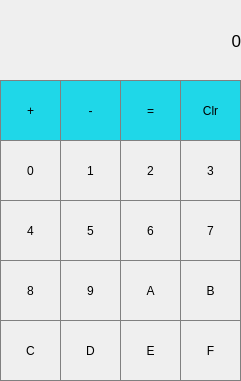
<?xml version="1.0" encoding="UTF-8"?>
<ui version="4.0">
 <class>Calculator</class>
 <widget class="QMainWindow" name="Calculator">
  <property name="geometry">
   <rect>
    <x>0</x>
    <y>0</y>
    <width>241</width>
    <height>381</height>
   </rect>
  </property>
  <property name="windowTitle">
   <string>MainWindow</string>
  </property>
  <widget class="QWidget" name="centralwidget">
   <widget class="QLabel" name="Display">
    <property name="geometry">
     <rect>
      <x>0</x>
      <y>0</y>
      <width>241</width>
      <height>81</height>
     </rect>
    </property>
    <property name="font">
     <font>
      <pointsize>13</pointsize>
      <italic>false</italic>
      <bold>false</bold>
      <underline>false</underline>
      <strikeout>false</strikeout>
     </font>
    </property>
    <property name="layoutDirection">
     <enum>Qt::LeftToRight</enum>
    </property>
    <property name="styleSheet">
     <string notr="true">QLabel {
    border: 1px solid gray;
 	background-color: #ccffff;
	color: black;
	qproperty-alignment: 'AlignVCenter | AlignRight';
}
background-color: rgb(204, 255, 255);</string>
    </property>
    <property name="text">
     <string>0</string>
    </property>
    <property name="textFormat">
     <enum>Qt::AutoText</enum>
    </property>
    <property name="alignment">
     <set>Qt::AlignRight|Qt::AlignTrailing|Qt::AlignVCenter</set>
    </property>
    <property name="margin">
     <number>5</number>
    </property>
    <property name="indent">
     <number>-1</number>
    </property>
   </widget>
   <widget class="QPushButton" name="OpAdd">
    <property name="geometry">
     <rect>
      <x>0</x>
      <y>80</y>
      <width>61</width>
      <height>61</height>
     </rect>
    </property>
    <property name="styleSheet">
     <string notr="true">QPushButton {
  background-color: #1fd7e8;
  color: black; 
  border: 1px solid gray;
}

QPushButton:pressed {
    background-color: qlineargradient(x1: 0, y1: 0, x2: 0, y2: 1,
                                      stop: 0 #FF7832, stop: 1 #FF9739);
}</string>
    </property>
    <property name="text">
     <string>+</string>
    </property>
   </widget>
   <widget class="QPushButton" name="OpSub">
    <property name="geometry">
     <rect>
      <x>60</x>
      <y>80</y>
      <width>61</width>
      <height>61</height>
     </rect>
    </property>
    <property name="styleSheet">
     <string notr="true">QPushButton {
  background-color: #1fd7e8;
  color: black; 
  border: 1px solid gray;
}

QPushButton:pressed {
    background-color: qlineargradient(x1: 0, y1: 0, x2: 0, y2: 1,
                                      stop: 0 #FF7832, stop: 1 #FF9739);
}</string>
    </property>
    <property name="text">
     <string>-</string>
    </property>
   </widget>
   <widget class="QPushButton" name="Equals">
    <property name="geometry">
     <rect>
      <x>120</x>
      <y>80</y>
      <width>61</width>
      <height>61</height>
     </rect>
    </property>
    <property name="styleSheet">
     <string notr="true">QPushButton {
  background-color: #1fd7e8;
  color: black; 
  border: 1px solid gray;
}

QPushButton:pressed {
    background-color: qlineargradient(x1: 0, y1: 0, x2: 0, y2: 1,
                                      stop: 0 #FF7832, stop: 1 #FF9739);
}</string>
    </property>
    <property name="text">
     <string>=</string>
    </property>
   </widget>
   <widget class="QPushButton" name="Clear">
    <property name="geometry">
     <rect>
      <x>180</x>
      <y>80</y>
      <width>61</width>
      <height>61</height>
     </rect>
    </property>
    <property name="styleSheet">
     <string notr="true">QPushButton {
  background-color: #1fd7e8;
  color: black; 
  border: 1px solid gray;
}

QPushButton:pressed {
    background-color: qlineargradient(x1: 0, y1: 0, x2: 0, y2: 1,
                                      stop: 0 #FF7832, stop: 1 #FF9739);
}</string>
    </property>
    <property name="text">
     <string>Clr</string>
    </property>
   </widget>
   <widget class="QPushButton" name="Button1">
    <property name="geometry">
     <rect>
      <x>60</x>
      <y>140</y>
      <width>61</width>
      <height>61</height>
     </rect>
    </property>
    <property name="styleSheet">
     <string notr="true">QPushButton {
   border: 1px solid gray;
}
QPushButton:pressed {
    background-color: qlineargradient(x1: 0, y1: 0, x2: 0, y2: 1,
                                      stop: 0 #dadbde, stop: 1 #f6f7fa);
}</string>
    </property>
    <property name="text">
     <string>1</string>
    </property>
   </widget>
   <widget class="QPushButton" name="Button0">
    <property name="geometry">
     <rect>
      <x>0</x>
      <y>140</y>
      <width>61</width>
      <height>61</height>
     </rect>
    </property>
    <property name="styleSheet">
     <string notr="true">QPushButton {
   border: 1px solid gray;
}
QPushButton:pressed {
    background-color: qlineargradient(x1: 0, y1: 0, x2: 0, y2: 1,
                                      stop: 0 #dadbde, stop: 1 #f6f7fa);
}</string>
    </property>
    <property name="text">
     <string>0</string>
    </property>
   </widget>
   <widget class="QPushButton" name="Button2">
    <property name="geometry">
     <rect>
      <x>120</x>
      <y>140</y>
      <width>61</width>
      <height>61</height>
     </rect>
    </property>
    <property name="styleSheet">
     <string notr="true">QPushButton {
   border: 1px solid gray;
}
QPushButton:pressed {
    background-color: qlineargradient(x1: 0, y1: 0, x2: 0, y2: 1,
                                      stop: 0 #dadbde, stop: 1 #f6f7fa);
}</string>
    </property>
    <property name="text">
     <string>2</string>
    </property>
   </widget>
   <widget class="QPushButton" name="Button3">
    <property name="geometry">
     <rect>
      <x>180</x>
      <y>140</y>
      <width>61</width>
      <height>61</height>
     </rect>
    </property>
    <property name="styleSheet">
     <string notr="true">QPushButton {
   border: 1px solid gray;
}
QPushButton:pressed {
    background-color: qlineargradient(x1: 0, y1: 0, x2: 0, y2: 1,
                                      stop: 0 #dadbde, stop: 1 #f6f7fa);
}</string>
    </property>
    <property name="text">
     <string>3</string>
    </property>
   </widget>
   <widget class="QPushButton" name="Button5">
    <property name="geometry">
     <rect>
      <x>60</x>
      <y>200</y>
      <width>61</width>
      <height>61</height>
     </rect>
    </property>
    <property name="styleSheet">
     <string notr="true">QPushButton {
   border: 1px solid gray;
}
QPushButton:pressed {
    background-color: qlineargradient(x1: 0, y1: 0, x2: 0, y2: 1,
                                      stop: 0 #dadbde, stop: 1 #f6f7fa);
}</string>
    </property>
    <property name="text">
     <string>5</string>
    </property>
   </widget>
   <widget class="QPushButton" name="Button4">
    <property name="geometry">
     <rect>
      <x>0</x>
      <y>200</y>
      <width>61</width>
      <height>61</height>
     </rect>
    </property>
    <property name="styleSheet">
     <string notr="true">QPushButton {
   border: 1px solid gray;
}
QPushButton:pressed {
    background-color: qlineargradient(x1: 0, y1: 0, x2: 0, y2: 1,
                                      stop: 0 #dadbde, stop: 1 #f6f7fa);
}</string>
    </property>
    <property name="text">
     <string>4</string>
    </property>
   </widget>
   <widget class="QPushButton" name="Button6">
    <property name="geometry">
     <rect>
      <x>120</x>
      <y>200</y>
      <width>61</width>
      <height>61</height>
     </rect>
    </property>
    <property name="styleSheet">
     <string notr="true">QPushButton {
   border: 1px solid gray;
}
QPushButton:pressed {
    background-color: qlineargradient(x1: 0, y1: 0, x2: 0, y2: 1,
                                      stop: 0 #dadbde, stop: 1 #f6f7fa);
}</string>
    </property>
    <property name="text">
     <string>6</string>
    </property>
   </widget>
   <widget class="QPushButton" name="Button7">
    <property name="geometry">
     <rect>
      <x>180</x>
      <y>200</y>
      <width>61</width>
      <height>61</height>
     </rect>
    </property>
    <property name="styleSheet">
     <string notr="true">QPushButton {
   border: 1px solid gray;
}
QPushButton:pressed {
    background-color: qlineargradient(x1: 0, y1: 0, x2: 0, y2: 1,
                                      stop: 0 #dadbde, stop: 1 #f6f7fa);
}</string>
    </property>
    <property name="text">
     <string>7</string>
    </property>
   </widget>
   <widget class="QPushButton" name="Button9">
    <property name="geometry">
     <rect>
      <x>60</x>
      <y>260</y>
      <width>61</width>
      <height>61</height>
     </rect>
    </property>
    <property name="styleSheet">
     <string notr="true">QPushButton {
   border: 1px solid gray;
}
QPushButton:pressed {
    background-color: qlineargradient(x1: 0, y1: 0, x2: 0, y2: 1,
                                      stop: 0 #dadbde, stop: 1 #f6f7fa);
}</string>
    </property>
    <property name="text">
     <string>9</string>
    </property>
   </widget>
   <widget class="QPushButton" name="Button8">
    <property name="geometry">
     <rect>
      <x>0</x>
      <y>260</y>
      <width>61</width>
      <height>61</height>
     </rect>
    </property>
    <property name="styleSheet">
     <string notr="true">QPushButton {
   border: 1px solid gray;
}
QPushButton:pressed {
    background-color: qlineargradient(x1: 0, y1: 0, x2: 0, y2: 1,
                                      stop: 0 #dadbde, stop: 1 #f6f7fa);
}</string>
    </property>
    <property name="text">
     <string>8</string>
    </property>
   </widget>
   <widget class="QPushButton" name="ButtonA">
    <property name="geometry">
     <rect>
      <x>120</x>
      <y>260</y>
      <width>61</width>
      <height>61</height>
     </rect>
    </property>
    <property name="styleSheet">
     <string notr="true">QPushButton {
   border: 1px solid gray;
}
QPushButton:pressed {
    background-color: qlineargradient(x1: 0, y1: 0, x2: 0, y2: 1,
                                      stop: 0 #dadbde, stop: 1 #f6f7fa);
}</string>
    </property>
    <property name="text">
     <string>A</string>
    </property>
   </widget>
   <widget class="QPushButton" name="ButtonB">
    <property name="geometry">
     <rect>
      <x>180</x>
      <y>260</y>
      <width>61</width>
      <height>61</height>
     </rect>
    </property>
    <property name="styleSheet">
     <string notr="true">QPushButton {
   border: 1px solid gray;
}
QPushButton:pressed {
    background-color: qlineargradient(x1: 0, y1: 0, x2: 0, y2: 1,
                                      stop: 0 #dadbde, stop: 1 #f6f7fa);
}</string>
    </property>
    <property name="text">
     <string>B</string>
    </property>
   </widget>
   <widget class="QPushButton" name="ButtonD">
    <property name="geometry">
     <rect>
      <x>60</x>
      <y>320</y>
      <width>61</width>
      <height>61</height>
     </rect>
    </property>
    <property name="styleSheet">
     <string notr="true">QPushButton {
   border: 1px solid gray;
}
QPushButton:pressed {
    background-color: qlineargradient(x1: 0, y1: 0, x2: 0, y2: 1,
                                      stop: 0 #dadbde, stop: 1 #f6f7fa);
}</string>
    </property>
    <property name="text">
     <string>D</string>
    </property>
   </widget>
   <widget class="QPushButton" name="ButtonC">
    <property name="geometry">
     <rect>
      <x>0</x>
      <y>320</y>
      <width>61</width>
      <height>61</height>
     </rect>
    </property>
    <property name="styleSheet">
     <string notr="true">QPushButton {
   border: 1px solid gray;
}
QPushButton:pressed {
    background-color: qlineargradient(x1: 0, y1: 0, x2: 0, y2: 1,
                                      stop: 0 #dadbde, stop: 1 #f6f7fa);
}</string>
    </property>
    <property name="text">
     <string>C</string>
    </property>
   </widget>
   <widget class="QPushButton" name="ButtonE">
    <property name="geometry">
     <rect>
      <x>120</x>
      <y>320</y>
      <width>61</width>
      <height>61</height>
     </rect>
    </property>
    <property name="styleSheet">
     <string notr="true">QPushButton {
   border: 1px solid gray;
}
QPushButton:pressed {
    background-color: qlineargradient(x1: 0, y1: 0, x2: 0, y2: 1,
                                      stop: 0 #dadbde, stop: 1 #f6f7fa);
}</string>
    </property>
    <property name="text">
     <string>E</string>
    </property>
   </widget>
   <widget class="QPushButton" name="ButtonF">
    <property name="geometry">
     <rect>
      <x>180</x>
      <y>320</y>
      <width>61</width>
      <height>61</height>
     </rect>
    </property>
    <property name="styleSheet">
     <string notr="true">QPushButton {
   border: 1px solid gray;
}
QPushButton:pressed {
    background-color: qlineargradient(x1: 0, y1: 0, x2: 0, y2: 1,
                                      stop: 0 #dadbde, stop: 1 #f6f7fa);
}</string>
    </property>
    <property name="text">
     <string>F</string>
    </property>
   </widget>
  </widget>
 </widget>
 <resources/>
 <connections/>
</ui>
